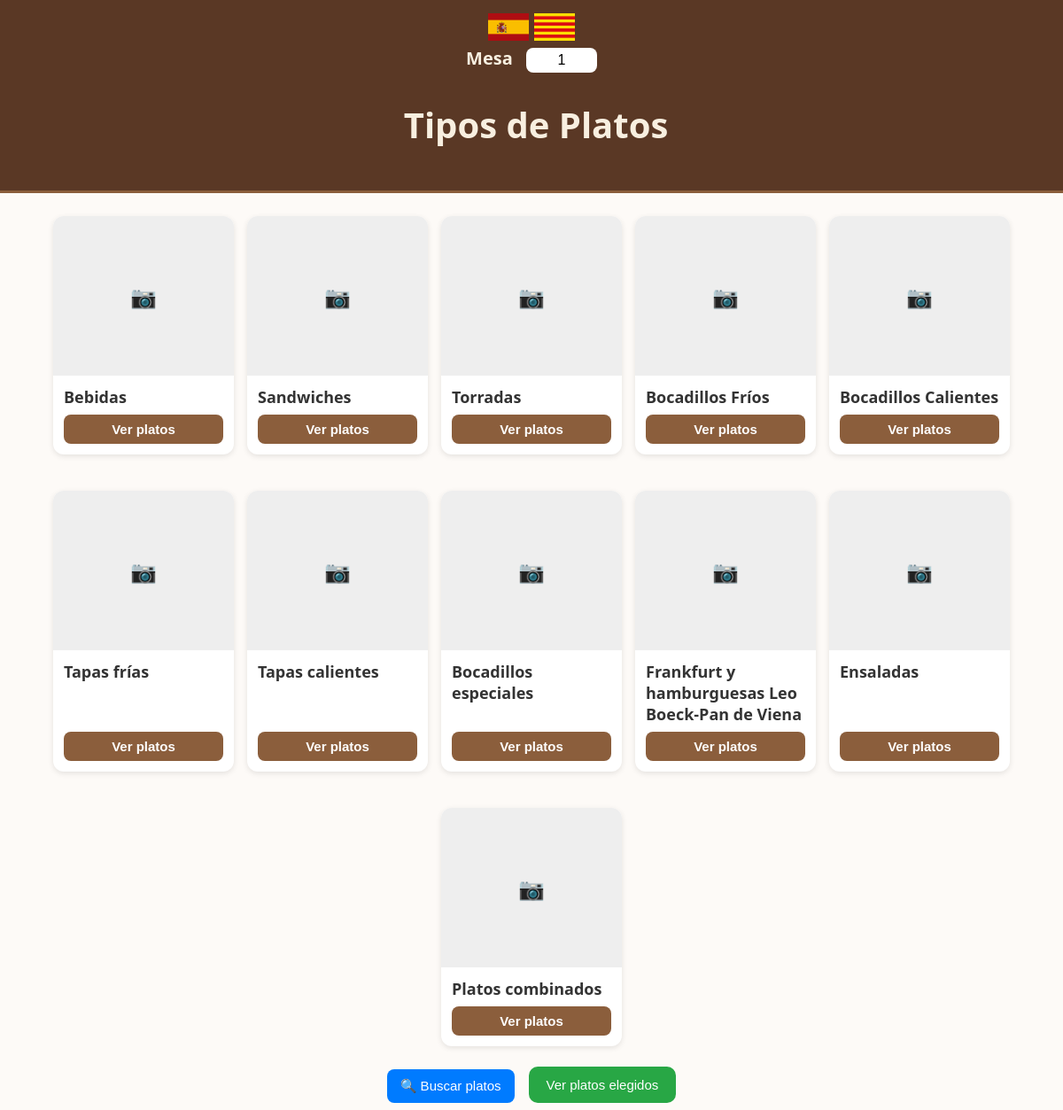
Page /crear_comandas/index.php on the committed database.
### tables this page shows
CREATE TABLE tipos_platos (
    id_tipo INT PRIMARY KEY AUTO_INCREMENT,
    nombre_tipo VARCHAR(100) NOT NULL,
    nombre_tipo_cat VARCHAR(100) NOT NULL,
    imagen_tipo VARCHAR(255) DEFAULT NULL
);

### cargar_traducciones.php (called while the page is built, shortened)
<?php
function cargarTraducciones()
{
    $idioma = $_SESSION["idioma"] ?? "es";
    $ruta = "../idiomas/{$idioma}.json";
    $json = file_get_contents($ruta);
    return json_decode($json, true);
}
?>

### crear_comandas/funciones.php (the view, shortened to what this page needs)
<?php
require_once '../cargar_traducciones.php';
function renderItemList($items, $type = 'default', $conn = null)
{
    $t = cargarTraducciones();
    $idioma = $_SESSION["idioma"] ?? "es";
    $html = "<div class='card-grid'>";
    foreach ($items as $item) {
        if ($type == "tipos") {
            $id = $item['id_tipo'];
            $nombre = $item['nombre_tipo'];
            $nombre_cat = $item['nombre_tipo_cat'];
            $imagen = $item['imagen_tipo'];
        } elseif ($type == "platos") {
            $id = $item['id_plato'];
            $nombre = $item['nombre_plato'];
            $nombre_cat = $item['nombre_plato_cat'];
            $imagen = $item['imagen_plato'];
        }
        $nombre_plato = ($idioma == "es") ? $nombre : $nombre_cat;
        $txt_ver = $t["verPlatos"] ?? "Ver platos";
        $placeholder_icon = $t["placeholderImagen"] ?? "📷";
        $omitibles = $t["omitirTipo"] ?? [];
        if ($type === 'tipos' && in_array(trim($nombre_plato), $omitibles, true)) {
            continue;
        }
        $alergenosAttr = !empty($item['alergenos']) ? htmlspecialchars($item['alergenos'], ENT_QUOTES) : '[]';
        $precio = $item['precio'] ?? 0.0;
        $html .= "<div class='card' data-id='{$id}' data-nombre='{$nombre_plato}' data-precio='{$precio}' data-alergenos='{$alergenosAttr}'>";
        if ($imagen) {
            $html .= "<img src='{$imagen}' class='card-img' alt=''>";
        } else {
            $html .= "<div class='card-placeholder'>{$placeholder_icon}</div>";
        }
        $html .= "<div class='card-body'>";
        $html .= "<h3>{$nombre_plato}</h3>";
        if ($type === 'tipos') {
            $html .= "<button class='btn' onclick='loadPlatos({$id}, \"{$nombre_plato}\")'>{$txt_ver}</button>";
        }
        $html .= "</div></div>";
    }
    $html .= "</div>";
    return $html;
}
?>

### crear_comandas/index.php (shortened to what this page needs)
<?php
require_once '../cargar_traducciones.php';
require_once 'funciones.php';
$traducciones = cargarTraducciones();
$idioma = $_SESSION["idioma"];
$query = $conn->query("SELECT * FROM tipos_platos");
$tipos = $query->fetch_all(MYSQLI_ASSOC);
?>
<!DOCTYPE html>
<html lang="<?php echo $idioma; ?>">
<head>
    <link rel="stylesheet" href="../style.css">
</head>
<body>
    <header>
        <div class="botones_idiomas">
            <img class='bandera' src='../images/spain.png' alt='spain' onclick="cambiarIdioma('es')">
            <img class='bandera' src='../images/catalonia.png' alt='catalonia' onclick="cambiarIdioma('cat')">
        </div>
        <span>
            <?php echo $traducciones['mesa']; ?>
            <input type="number" name="id_mesa" id="id_mesa"
                   min="1" max="30"
                   value="<?php echo $_SESSION["id_mesa"]; ?>"
                   oninput="cambiarNumMesa(this)">
        </span>
        <br>
        <h1><?php echo $traducciones['tituloTipos']; ?></h1>
    </header>
    <div id="lista-platos">
        <?php echo renderItemList($tipos, 'tipos', $conn, $traducciones); ?>
    </div>
    <div class="lista-botones">
         <button class='btn-primary' onclick='openBuscadorPlatos()'><?php echo $traducciones['botones']['buscarPlatos']; ?></button>
         <button id='btnLista' class='btn-success' onclick='openLista()'><?php echo $traducciones['botones']['verPlatosElegidos']; ?></button>
    </div>
</body>
</html>

### style.css (style rules this page uses)
:root { --marron-oscuro: #5a3825; --marron-claro: #8b5e3c; --beige: #f8efe0; --verde: #28a745; --azul: #007bff; --gris-claro: #f5f5f5; --rojo: #dc3545; --dorado: #d4a15d; }
body { font-family: "Segoe UI", Arial, sans-serif; background-color: #fdfaf7; color: #333; margin: 0; padding: 0; }
header { background: var(--marron-oscuro); color: var(--beige); padding: 15px; font-size: 20px; font-weight: bold; text-align: center; border-bottom: 3px solid var(--marron-claro); }
header input[type="number"], header h1 { margin-left: 10px; padding: 5px; border-radius: 8px; border: none; text-align: center; }
header input[type="number"] { width: 70px; font-size: 16px; }
button { cursor: pointer; font-size: 15px; transition: 0.2s ease; }
.btn-primary { background: var(--azul); color: white; border: none; border-radius: 8px; padding: 10px 15px; margin: 8px; }
.btn-success { background: var(--verde); color: white; border: none; border-radius: 8px; padding: 10px 15px; margin: 8px; }
.lista-botones { position: fixed; bottom: 0; left: 50%; transform: translateX(-50%); border: none; z-index: 1001; width: 100%; margin: unset; font-size: 40px; font-weight: bold; display: flex; justify-content: center; }
#btnLista { padding: 12px 20px; background: var(--verde); color: white; border: none; border-radius: 10px; }
.card-grid { display: flex; gap: 15px; flex-direction: row; align-content: center; flex-wrap: wrap; justify-content: center; margin-bottom: 72px; }
.card { background: white; border-radius: 12px; box-shadow: 0 2px 6px rgba(0, 0, 0, 0.1); overflow: hidden; display: flex; flex-direction: column; flex: 1 1 30%; max-width: 17%; margin-top: 26px; }
.card-placeholder { width: 100%; height: 180px; background: #eee; display: flex; justify-content: center; align-items: center; font-size: 24px; color: #999; }
.card-body { padding: 12px; text-align: left; flex: 1; display: flex; flex-direction: column; }
.card-body h3 { margin: 0 0 8px; font-size: 18px; }
.bandera { width: 46px; cursor: pointer; }
.btn, .btn-primary, .btn-success, .btn-danger, .btn-clear, .btn-add, .btn-fixed { margin-top: auto !important; }
.btn, .btn-add { margin-top: 10px; padding: 8px 12px; background: var(--marron-claro); color: #fff; border: none; border-radius: 8px; cursor: pointer; font-weight: 600; transition: all 0.25s ease; }
input[type=number] { -moz-appearance: textfield; }
input[type="number"] { -moz-appearance: textfield; }

### rows in the picture
tipos_platos: placeholder_icon "📷", nombre_tipo "Bebidas", txt_ver "Ver platos"
tipos_platos: placeholder_icon "📷", nombre_tipo "Sandwiches", txt_ver "Ver platos"
tipos_platos: placeholder_icon "📷", nombre_tipo "Torradas", txt_ver "Ver platos"
tipos_platos: placeholder_icon "📷", nombre_tipo "Bocadillos Fríos", txt_ver "Ver platos"
tipos_platos: placeholder_icon "📷", nombre_tipo "Bocadillos Calientes", txt_ver "Ver platos"
tipos_platos: placeholder_icon "📷", nombre_tipo "Tapas frías", txt_ver "Ver platos"
tipos_platos: placeholder_icon "📷", nombre_tipo "Tapas calientes", txt_ver "Ver platos"
tipos_platos: placeholder_icon "📷", nombre_tipo "Bocadillos especiales", txt_ver "Ver platos"
tipos_platos: placeholder_icon "📷", nombre_tipo "Frankfurt y hamburguesas Leo Boeck-Pan de Viena", txt_ver "Ver platos"
tipos_platos: placeholder_icon "📷", nombre_tipo "Ensaladas", txt_ver "Ver platos"
tipos_platos: placeholder_icon "📷", nombre_tipo "Platos combinados", txt_ver "Ver platos"

### other values in the picture
$traducciones['mesa'] "Mesa"
$traducciones['tituloTipos'] "Tipos de Platos"
$traducciones['botones']['buscarPlatos'] "🔍 Buscar platos"
$traducciones['botones']['verPlatosElegidos'] "Ver platos elegidos"
